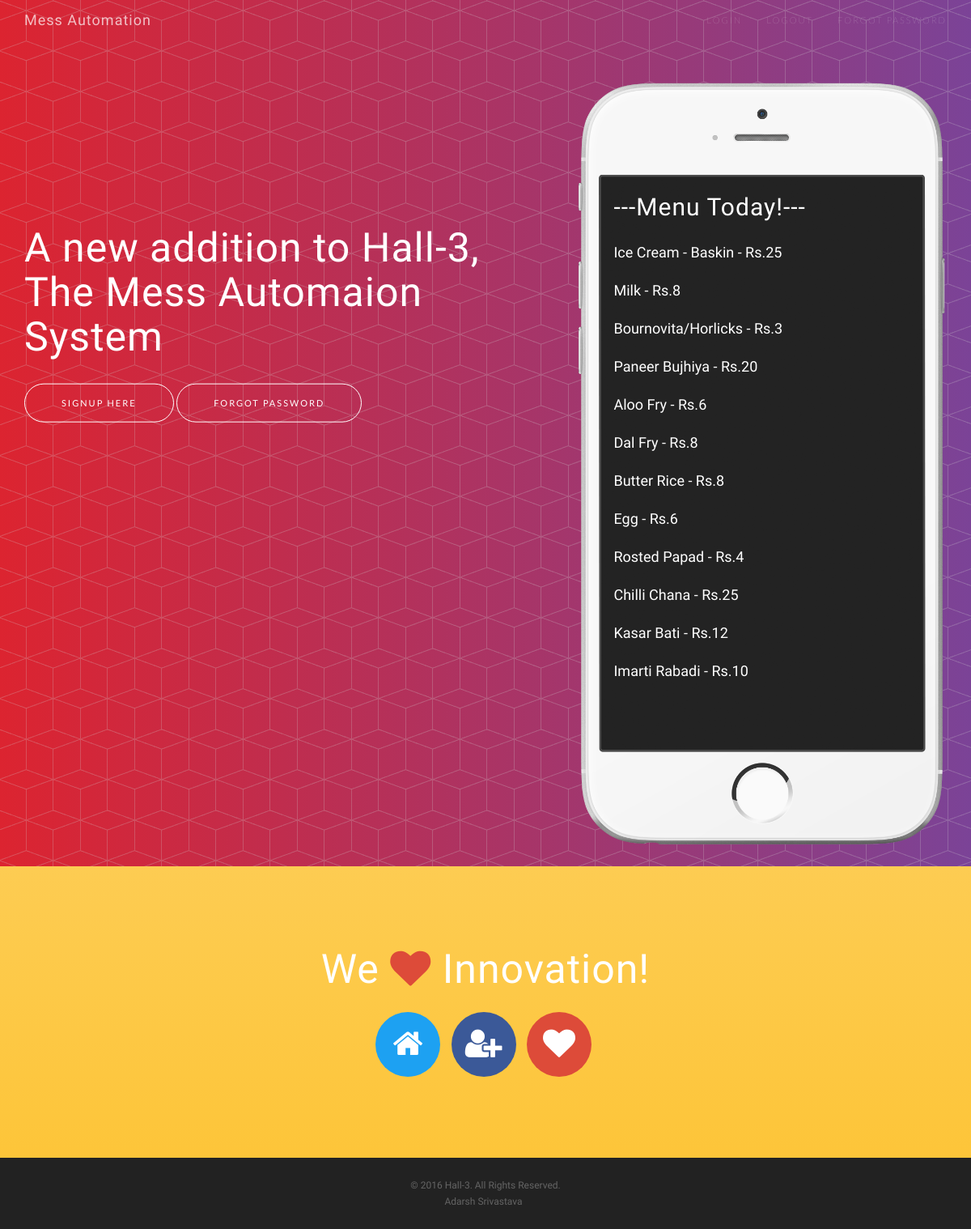
The page / on the database its author committed.
### messautomation/models.py (models this page shows, shortened)
class Extras(models.Model):
	extra_name = models.CharField(max_length=200,blank=True)
	extra_cost = models.IntegerField(default=0,blank=True)
	day_of_week = models.CharField(max_length=500,blank=True)
	num = models.IntegerField(default=0,blank=True)

### messautomation/views.py (the view)
# urls.py: url(r'^$', main_page),
def main_page(request):
	project='Hello'
	now = datetime.now()
	now = now.strftime("%A")
	extras = Extras.objects.filter(day_of_week__contains=now,num=0)
	return render(request,'index.html',{'project':project,'extra':extras})

### messautomation/templates/index.html (shortened to what this page needs)
<!DOCTYPE html>
<html lang="en">
<head>
    {% load staticfiles %}
    <link href="{% static "vendor/bootstrap/css/bootstrap.min.css" %}" rel="stylesheet">
    {% load staticfiles %}
    <link rel="stylesheet" href="{% static "vendor/font-awesome/css/font-awesome.min.css"%}">
    {% load staticfiles %}
    <link rel="stylesheet" href="{% static "vendor/simple-line-icons/css/simple-line-icons.css"%}">
    {% load staticfiles %}
    <link rel="stylesheet" href="{% static "vendor/device-mockups/device-mockups.min.css"%}">
    {% load staticfiles %}
    <link href="{% static "css/new-age.min.css"%}" rel="stylesheet">
</head>
<body id="page-top">
    <nav id="mainNav" class="navbar navbar-default navbar-fixed-top">
        <div class="container">
            <div class="navbar-header">
                <a class="navbar-brand page-scroll" href="#page-top">Mess Automation</a>
            </div>
            <div class="collapse navbar-collapse" id="bs-example-navbar-collapse-1">
                <ul class="nav navbar-nav navbar-right">
                    <li>
                        <a class="page-scroll" href="/login/">Login</a>
                    </li>
                    <li>
                        <a class="page-scroll" href="/logout/">Logout</a>
                    </li>
		    <li>
			<a class="page-scroll" href="/forgotpass/">Forgot Password</a>
		    </li>
                </ul>
            </div>
        </div>
    </nav>
    <header>
        <div class="container" >
            <div class="row">
                <div class="col-sm-7">
                    <div class="header-content">
                        <div class="header-content-inner">
                            <h1>A new addition to Hall-3, The Mess Automaion System</h1>
                            <a href="/signup/" class="btn btn-outline btn-xl page-scroll">Signup Here</a>
		            <a href="/forgotpass/" class="btn btn-outline btn-xl page-scroll">Forgot Password</a>
                        </div>
                    </div>
                </div>
                <div class="col-sm-5" style="height:75em" >
                    <div class="device-container">
                        <div class="device-mockup iphone6 portrait white" style="width:100%">
                            <div class="device" style="width:100%">
                                <div class="screen" style="width:100%">
                                    <div class="container">
                                      <h2>---Menu Today!---</h2>
                                      {% for extras in extra %}
                                      <p>{{extras.extra_name}} - Rs.{{extras.extra_cost}}</p>
                                      {% endfor %}
                                    </div>
                                </div>
                                <div class="button" onclick="messlogin()">
                                </div>
                            </div>
                        </div>
                    </div>
                </div>
            </div>
        </div>
        <br>
    </header>
    <section id="contact" class="contact bg-primary">
        <div class="container">
            <h2>We <i class="fa fa-heart"></i> Innovation!</h2>
            <ul class="list-inline list-social">
                <li class="social-twitter">
                    <a href="/"><i class="fa fa-home"></i></a>
                </li>
                <li class="social-facebook">
                    <a href="/signup/"><i class="fa fa-user-plus"></i></a>
                </li>
                <li class="social-google-plus">
                    <a href="http://home.iitk.ac.in/~adarshs"><i class="fa fa-heart"></i></a>
                </li>
            </ul>
        </div>
    </section>
    <footer>
        <div class="container">
            <p>&copy; 2016 Hall-3. All Rights Reserved.</p>
            <ul class="list-inline">
                <li>
                    <a href="http://home.iitk.ac.in/~adarshs">Adarsh Srivastava</a>
                </li>
            </ul>
        </div>
    </footer>
    {% load staticfiles %}
    {% load staticfiles %}
    {% load staticfiles %}
</body>
</html>

### rows shown on the page
Extras: extra_name "Ice Cream - Baskin", extra_cost "25"
Extras: extra_name "Milk", extra_cost "8"
Extras: extra_name "Bournovita/Horlicks", extra_cost "3"
Extras: extra_name "Paneer Bujhiya", extra_cost "20"
Extras: extra_name "Aloo Fry", extra_cost "6"
Extras: extra_name "Dal Fry", extra_cost "8"
Extras: extra_name "Butter Rice", extra_cost "8"
Extras: extra_name "Egg", extra_cost "6"
Extras: extra_name "Rosted Papad", extra_cost "4"
Extras: extra_name "Chilli Chana", extra_cost "25"
Extras: extra_name "Kasar Bati", extra_cost "12"
Extras: extra_name "Imarti Rabadi", extra_cost "10"
